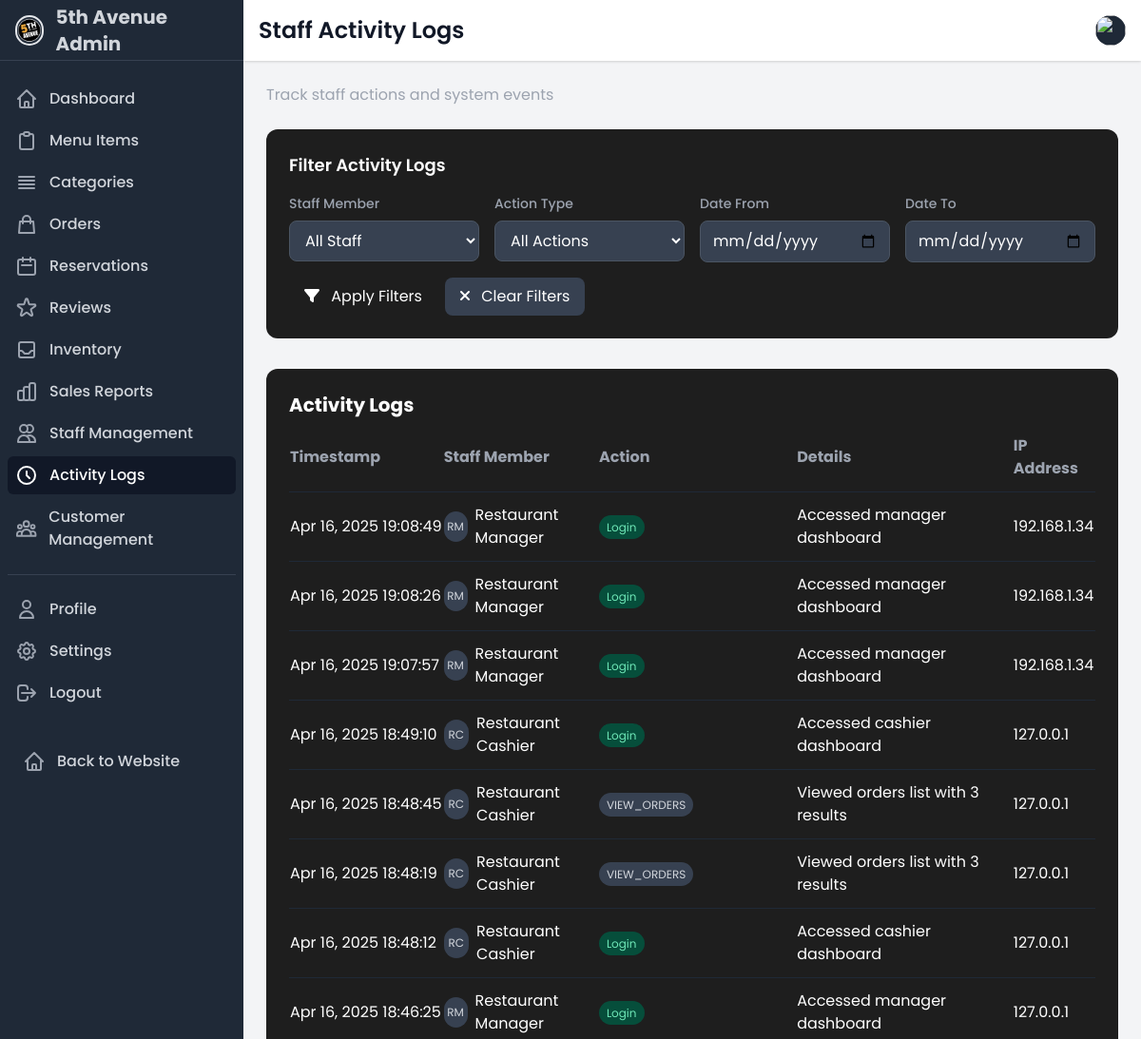
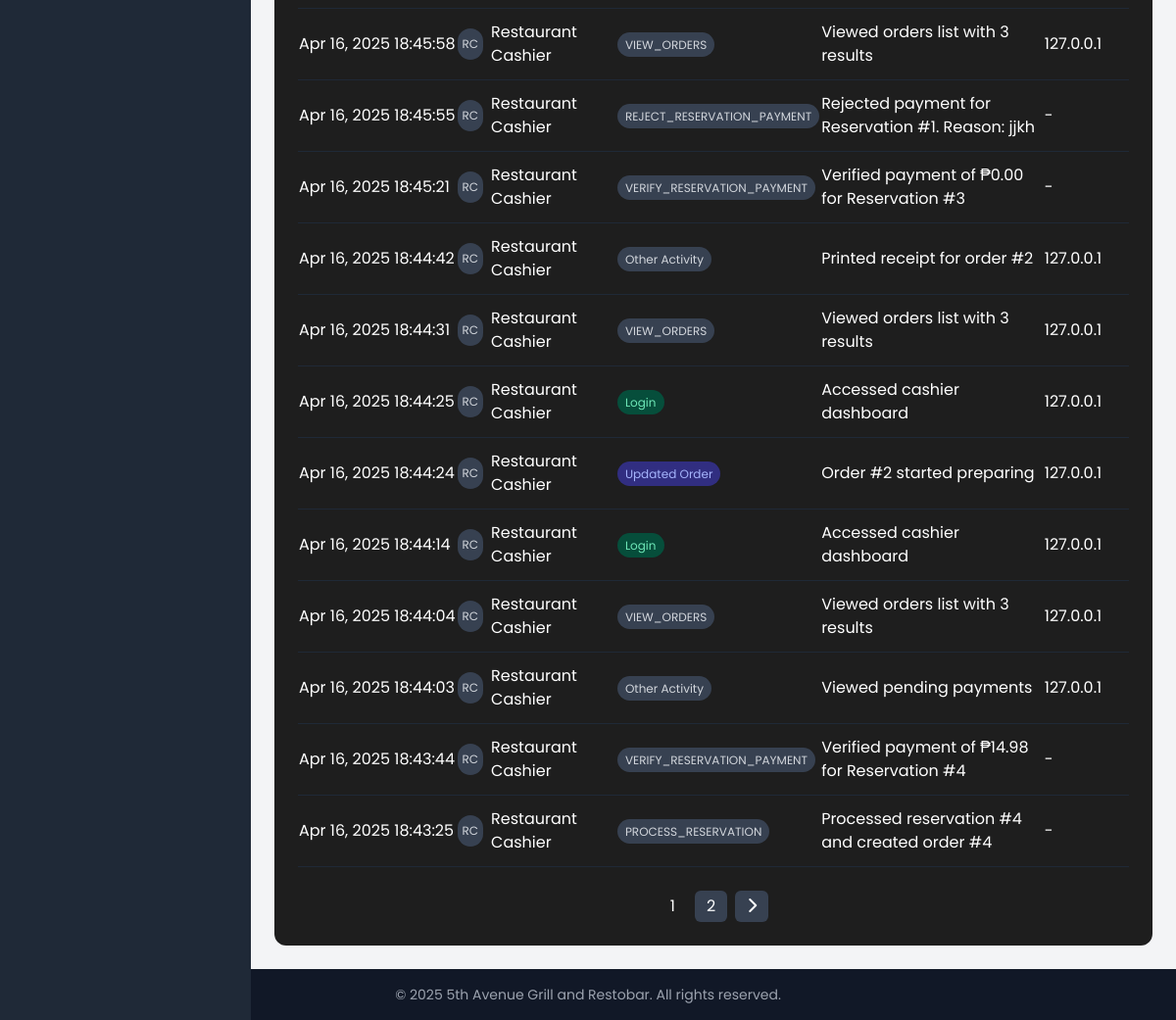
The page /dashboard/staff/activity/ (signed in) on the database its author committed (2 pictures, top to bottom).
### ecommerce/models.py (models this page shows, shortened)
class StaffActivity(models.Model):
    ACTION_CHOICES = [
        ('LOGIN', 'Login'),
        ('LOGOUT', 'Logout'),
        ('CREATE_ORDER', 'Created Order'),
        ('UPDATE_ORDER', 'Updated Order'),
        ('CANCEL_ORDER', 'Cancelled Order'),
        ('ADD_ITEM', 'Added Menu Item'),
        ('UPDATE_ITEM', 'Updated Menu Item'),
        ('DELETE_ITEM', 'Deleted Menu Item'),
        ('ADD_INVENTORY', 'Added Inventory'),
        ('BLACKLIST_CUSTOMER', 'Blacklisted Customer'),
        ('UNBLACKLIST_CUSTOMER', 'Removed Customer from Blacklist'),
        ('OTHER', 'Other Activity'),
    ]
    staff = models.ForeignKey(User, on_delete=models.CASCADE, related_name='activities')
    action = models.CharField(max_length=20, choices=ACTION_CHOICES)
    details = models.TextField(blank=True)
    ip_address = models.GenericIPAddressField(blank=True, null=True)
    timestamp = models.DateTimeField(auto_now_add=True)
    class Meta:
        verbose_name = 'Staff Activity'
        verbose_name_plural = 'Staff Activities'
        ordering = ['-timestamp']

### ecommerce/staff.py (the view)
# urls.py: path('dashboard/staff/activity/', staff_activity, name='staff_activity'),
@login_required
@permission_required('ecommerce.manage_staff', raise_exception=True)
def staff_activity(request):
    staff_id = request.GET.get('staff_id')
    action_filter = request.GET.get('action')
    date_from = request.GET.get('date_from')
    date_to = request.GET.get('date_to')
    activities = StaffActivity.objects.all().select_related('staff')
    if staff_id:
        activities = activities.filter(staff_id=staff_id)
    if action_filter:
        activities = activities.filter(action=action_filter)
    if date_from:
        activities = activities.filter(timestamp__date__gte=date_from)
    if date_to:
        activities = activities.filter(timestamp__date__lte=date_to)
    activities = activities.order_by('-timestamp')
    paginator = Paginator(activities, 20)
    page_number = request.GET.get('page', 1)
    activity_page = paginator.get_page(page_number)
    staff_users = User.objects.filter(staff_profile__isnull=False).order_by('first_name', 'last_name')
    context = {
        'activity_page': activity_page,
        'staff_users': staff_users,
        'staff_id': staff_id,
        'action_filter': action_filter,
        'date_from': date_from,
        'date_to': date_to,
        'actions': StaffActivity.ACTION_CHOICES,
        'active_section': 'staff_activity'
    }
    return render(request, 'accounts/staff_activity.html', context)

### ecommerce/context_processors.py (called while the page is built)
def cart_processor(request):
    return {
        'cart_count': get_cart_count(request)
    }

### ecommerce/templatetags/math_filters.py (called while the page is built)
@register.filter
def add(value, arg):
    try:
        return value + arg
    except (ValueError, TypeError):
        try:
            return Decimal(value) + Decimal(arg)
        except:
            return 0

### ecommerce/views.py (called while the page is built)
def get_cart_count(request):
    if request.user.is_authenticated:
        try:
            cart = Cart.objects.get(user=request.user)
            return sum(item.quantity for item in cart.cart_items.all())
        except Cart.DoesNotExist:
            return 0
    else:
        cart = request.session.get('cart', {})
        return sum(cart.values())

### templates/accounts/staff_activity.html (shortened to what this page needs)
{% extends 'accounts/dashboard_base.html' %}
{% load math_filters %}
{% block page_title %}Staff Activity Logs{% endblock page_title %}
{% block page_subtitle %}Track staff actions and system events{% endblock page_subtitle %}
{% block content %}
<div class="space-y-8">
    <div class="card p-6">
        <h3 class="text-lg font-semibold mb-4">Filter Activity Logs</h3>
        <form method="GET" class="grid grid-cols-1 md:grid-cols-4 gap-4">
            <div>
                <label for="staff_id" class="block text-sm font-medium text-gray-400 mb-2">Staff Member</label>
                <select name="staff_id" id="staff_id"
                       class="w-full px-3 py-2 bg-gray-700 border border-gray-600 rounded-lg focus:outline-none focus:border-food-gold">
                    <option value="">All Staff</option>
                </select>
            </div>
            <div>
                <label for="action" class="block text-sm font-medium text-gray-400 mb-2">Action Type</label>
                <select name="action" id="action"
                       class="w-full px-3 py-2 bg-gray-700 border border-gray-600 rounded-lg focus:outline-none focus:border-food-gold">
                    <option value="">All Actions</option>
                </select>
            </div>
            <div>
                <label for="date_from" class="block text-sm font-medium text-gray-400 mb-2">Date From</label>
                <input type="date" name="date_from" id="date_from" value="{{ date_from }}"
                       class="w-full px-3 py-2 bg-gray-700 border border-gray-600 rounded-lg focus:outline-none focus:border-food-gold">
            </div>
            <div>
                <label for="date_to" class="block text-sm font-medium text-gray-400 mb-2">Date To</label>
                <input type="date" name="date_to" id="date_to" value="{{ date_to }}"
                       class="w-full px-3 py-2 bg-gray-700 border border-gray-600 rounded-lg focus:outline-none focus:border-food-gold">
            </div>
            <div class="md:col-span-4 flex gap-2">
                <button type="submit" class="px-4 py-2 bg-food-gold hover:bg-food-gold-light text-white rounded-lg transition duration-200">
                    <i class="fas fa-filter mr-2"></i> Apply Filters
                </button>
                <a href="{% url 'staff_activity' %}" class="px-4 py-2 bg-gray-700 hover:bg-gray-600 text-white rounded-lg transition duration-200">
                    <i class="fas fa-times mr-2"></i> Clear Filters
                </a>
            </div>
        </form>
    </div>
    <div class="card p-6">
        <h2 class="text-xl font-bold mb-4">Activity Logs</h2>
        <div class="overflow-x-auto">
            <table class="w-full">
                <thead>
                    <tr class="text-left text-gray-400 border-b border-gray-800">
                        <th class="pb-3">Timestamp</th>
                        <th class="pb-3">Staff Member</th>
                        <th class="pb-3">Action</th>
                        <th class="pb-3">Details</th>
                        <th class="pb-3">IP Address</th>
                    </tr>
                </thead>
                <tbody>
                    {% for activity in activity_page %}
                    <tr class="border-b border-gray-800">
                        <td class="py-3 whitespace-nowrap">{{ activity.timestamp|date:"M d, Y H:i:s" }}</td>
                        <td class="py-3">
                            <div class="flex items-center">
                                <div class="w-8 h-8 rounded-full bg-gray-700 flex items-center justify-center text-gray-300 text-xs mr-2">
                                    {{ activity.staff.first_name|first|upper }}{{ activity.staff.last_name|first|upper }}
                                </div>
                                <span>{{ activity.staff.get_full_name }}</span>
                            </div>
                        </td>
                        <td class="py-3">
                            <span class="px-2 py-1 rounded-full text-xs
                                {% if activity.action == 'LOGIN' %}bg-green-900 text-green-300
                                {% elif activity.action == 'LOGOUT' %}bg-blue-900 text-blue-300
                                {% elif activity.action == 'CREATE_ORDER' %}bg-purple-900 text-purple-300
                                {% elif activity.action == 'UPDATE_ORDER' %}bg-indigo-900 text-indigo-300
                                {% elif activity.action == 'CANCEL_ORDER' %}bg-red-900 text-red-300
                                {% elif activity.action == 'ADD_ITEM' %}bg-yellow-900 text-yellow-300
                                {% elif activity.action == 'UPDATE_ITEM' %}bg-orange-900 text-orange-300
                                {% elif activity.action == 'DELETE_ITEM' %}bg-pink-900 text-pink-300
                                {% elif activity.action == 'ADD_INVENTORY' %}bg-teal-900 text-teal-300
                                {% else %}bg-gray-700 text-gray-300{% endif %}">
                                {{ activity.get_action_display }}
                            </span>
                        </td>
                        <td class="py-3">{{ activity.details }}</td>
                        <td class="py-3">{{ activity.ip_address|default:"-" }}</td>
                    </tr>
                    {% empty %}
                    <tr>
                        <td colspan="5" class="py-4 text-center text-gray-500">No activity logs found</td>
                    </tr>
                    {% endfor %}
                </tbody>
            </table>
        </div>
        {% if activity_page.has_other_pages %}
        <div class="flex justify-center mt-6">
            <div class="flex space-x-2">
                {% for num in activity_page.paginator.page_range %}
                    {% if activity_page.number == num %}
                    <span class="px-3 py-1 bg-food-gold text-white rounded-md">{{ num }}</span>
                    {% elif num > activity_page.number|add:'-3' and num < activity_page.number|add:'3' %}
                    <a href="?page={{ num }}"
                       class="px-3 py-1 bg-gray-700 hover:bg-gray-600 rounded-md">
                        {{ num }}
                    </a>
                    {% endif %}
                {% endfor %}
                {% if activity_page.has_next %}
                <a href="?page={{ activity_page.next_page_number }}"
                   class="px-3 py-1 bg-gray-700 hover:bg-gray-600 rounded-md">
                    <i class="fas fa-chevron-right"></i>
                </a>
                {% endif %}
            </div>
        </div>
        {% endif %}
    </div>
</div>
{% endblock content %}

### templates/accounts/dashboard_base.html (style rules this page uses)
:root { --food-gold: #FFB800; --food-red: #E63946; --food-black: #1A1A1A; --sidebar-width: 260px; }
body { font-family: 'Poppins', sans-serif; background-color: #121212; color: white; }
.card { background-color: #1E1E1E; border-radius: 12px; transition: all 0.3s; }

### rows shown on the page
StaffActivity: timestamp "Apr 16, 2025 19:08:49", staff.first_name|first "R", staff.last_name|first "M", staff.get_full_name "Restaurant Manager", action "Login", details "Accessed manager dashboard", ip_address "192.168.1.34"
StaffActivity: timestamp "Apr 16, 2025 19:08:26", staff.first_name|first "R", staff.last_name|first "M", staff.get_full_name "Restaurant Manager", action "Login", details "Accessed manager dashboard", ip_address "192.168.1.34"
StaffActivity: timestamp "Apr 16, 2025 19:07:57", staff.first_name|first "R", staff.last_name|first "M", staff.get_full_name "Restaurant Manager", action "Login", details "Accessed manager dashboard", ip_address "192.168.1.34"
StaffActivity: timestamp "Apr 16, 2025 18:49:10", staff.first_name|first "R", staff.last_name|first "C", staff.get_full_name "Restaurant Cashier", action "Login", details "Accessed cashier dashboard", ip_address "127.0.0.1"
StaffActivity: timestamp "Apr 16, 2025 18:48:45", staff.first_name|first "R", staff.last_name|first "C", staff.get_full_name "Restaurant Cashier", action "VIEW_ORDERS", details "Viewed orders list with 3 results", ip_address "127.0.0.1"
StaffActivity: timestamp "Apr 16, 2025 18:48:19", staff.first_name|first "R", staff.last_name|first "C", staff.get_full_name "Restaurant Cashier", action "VIEW_ORDERS", details "Viewed orders list with 3 results", ip_address "127.0.0.1"
StaffActivity: timestamp "Apr 16, 2025 18:48:12", staff.first_name|first "R", staff.last_name|first "C", staff.get_full_name "Restaurant Cashier", action "Login", details "Accessed cashier dashboard", ip_address "127.0.0.1"
StaffActivity: timestamp "Apr 16, 2025 18:46:25", staff.first_name|first "R", staff.last_name|first "M", staff.get_full_name "Restaurant Manager", action "Login", details "Accessed manager dashboard", ip_address "127.0.0.1"
StaffActivity: timestamp "Apr 16, 2025 18:45:58", staff.first_name|first "R", staff.last_name|first "C", staff.get_full_name "Restaurant Cashier", action "VIEW_ORDERS", details "Viewed orders list with 3 results", ip_address "127.0.0.1"
StaffActivity: timestamp "Apr 16, 2025 18:45:55", staff.first_name|first "R", staff.last_name|first "C", staff.get_full_name "Restaurant Cashier", action "REJECT_RESERVATION_PAYMENT", details "Rejected payment for Reservation #1. Reason: jjkh", ip_address "-"
StaffActivity: timestamp "Apr 16, 2025 18:45:21", staff.first_name|first "R", staff.last_name|first "C", staff.get_full_name "Restaurant Cashier", action "VERIFY_RESERVATION_PAYMENT", details "Verified payment of ₱0.00 for Reservation #3", ip_address "-"
StaffActivity: timestamp "Apr 16, 2025 18:44:42", staff.first_name|first "R", staff.last_name|first "C", staff.get_full_name "Restaurant Cashier", action "Other Activity", details "Printed receipt for order #2", ip_address "127.0.0.1"
StaffActivity: timestamp "Apr 16, 2025 18:44:31", staff.first_name|first "R", staff.last_name|first "C", staff.get_full_name "Restaurant Cashier", action "VIEW_ORDERS", details "Viewed orders list with 3 results", ip_address "127.0.0.1"
StaffActivity: timestamp "Apr 16, 2025 18:44:25", staff.first_name|first "R", staff.last_name|first "C", staff.get_full_name "Restaurant Cashier", action "Login", details "Accessed cashier dashboard", ip_address "127.0.0.1"
StaffActivity: timestamp "Apr 16, 2025 18:44:24", staff.first_name|first "R", staff.last_name|first "C", staff.get_full_name "Restaurant Cashier", action "Updated Order", details "Order #2 started preparing", ip_address "127.0.0.1"
StaffActivity: timestamp "Apr 16, 2025 18:44:14", staff.first_name|first "R", staff.last_name|first "C", staff.get_full_name "Restaurant Cashier", action "Login", details "Accessed cashier dashboard", ip_address "127.0.0.1"
StaffActivity: timestamp "Apr 16, 2025 18:44:04", staff.first_name|first "R", staff.last_name|first "C", staff.get_full_name "Restaurant Cashier", action "VIEW_ORDERS", details "Viewed orders list with 3 results", ip_address "127.0.0.1"
StaffActivity: timestamp "Apr 16, 2025 18:44:03", staff.first_name|first "R", staff.last_name|first "C", staff.get_full_name "Restaurant Cashier", action "Other Activity", details "Viewed pending payments", ip_address "127.0.0.1"
StaffActivity: timestamp "Apr 16, 2025 18:43:44", staff.first_name|first "R", staff.last_name|first "C", staff.get_full_name "Restaurant Cashier", action "VERIFY_RESERVATION_PAYMENT", details "Verified payment of ₱14.98 for Reservation #4", ip_address "-"
StaffActivity: timestamp "Apr 16, 2025 18:43:25", staff.first_name|first "R", staff.last_name|first "C", staff.get_full_name "Restaurant Cashier", action "PROCESS_RESERVATION", details "Processed reservation #4 and created order #4", ip_address "-"

### other values the page prints
{{ num }} "1"
{{ num }} "2"
